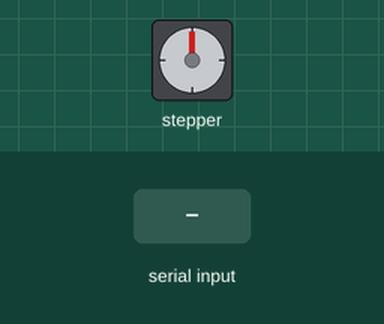
Recording of a sketch running on a simulated Arduino Uno, built with avr-gcc and run on an emulated ATmega328P. Shown: stepper motor. Wiring (inferred from the names in the program): stepper motor (200 steps per turn assumed): coils pin 6, pin 5, pin 2, pin 3. The test bench sets the inputs (shaded band). What the sketch prints to the serial monitor is not drawn.

Above: at 1.2 s.
1.3 s: "90,45\n" received over Serial
Timing chart, 0 to 10.8 s (numbered marks = the images above; inputs shaded):
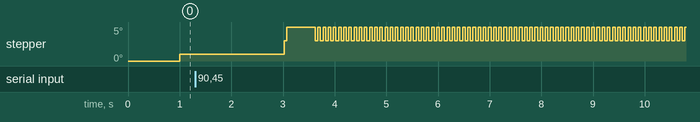

The sketch:

Wall_Clock1.6_ForwardDir.ino
```cpp
#include <SoftwareSerial.h>

#define ON_TIME 80
#define OFF_TIME 300

#define hw false
#define sw true

bool stoggle = false;       //condition for sec
bool mtoggle = false;
int scounter = 0;


bool toggle = false;
SoftwareSerial bt(10, 11);

#define base 200
#define coil1 6
#define coil2 5
#define coil3 2
#define coil4 3


int one = 0;            //one defines Minute_Hand
int two = 0;            //two defines Hour_Hand
bool Condition = true;  //Two Hands Working Condition
void setup() {

  Serial.begin(9600);
  bt.begin(9600);
  pinMode (coil1, OUTPUT);
  pinMode (coil2, OUTPUT);
  pinMode (coil3, OUTPUT);
  pinMode (coil4, OUTPUT);


}

void loop()
{


  Serial.println("IN_LOOP");

  if (Serial.available() > 0)
    processSerial(hw);
  else if (bt.available() > 0)
    processSerial(sw);
  else
  {
    OneSecond_Ticking();
  }
}

void processSerial(bool source)
{
  String inString;
  long difference;
  if (source == hw)
    inString = Serial.readString();
  else if (source == sw)
    inString = bt.readString();

  String dh = inString.substring(0, 2);
  String dm = inString.substring(2, 4);

  int destHours = dh.toInt();
  int destMins = dm.toInt();
  if ((destHours == 12) && (destMins >= 0))
  {
    difference = ((destHours - 12) * 360) + ((destMins - 00) * 6);
  }
  else
  {
    difference = ((destHours - 00) * 360) + ((destMins - 00) * 6);
  }

  Serial.println("Zero Setting Started");
  bt.println("Connected with Clock");
  while (Condition)
  {
    one = analogRead(A0);
    two = analogRead(A1);
    one = (one - base);
    one = abs(one);
    two = two - base;
    two = abs(two);
    Serial.println(one);
    Serial.println(two);

    digitalWrite(coil1, HIGH);
    digitalWrite(coil2, LOW);
    delay(40);
    digitalWrite(coil1, LOW);
    digitalWrite(coil2, LOW);
    delay(10);
    digitalWrite(coil1, LOW);
    digitalWrite(coil2, HIGH);
    delay(40);
    digitalWrite(coil1, LOW);
    digitalWrite(coil2, LOW);
    delay(10);

    if ((one >= 15) && (two >= 15))
    {
      Condition = false;

    }
  }

  Condition = true;

  if (source == hw)
  {

    Serial.print("Setting Time To:- ");
    Serial.print(destHours);
    Serial.print(":");
    Serial.println(destMins);
  }
  else
  {

    bt.print("Setting Time To:- ");
    bt.print(destHours);
    bt.print(":");
    bt.println(destMins);
  }

  delay(500);
 // if (difference > 0)
  {
    Serial.println("Travel Ahead...");
    for (int i = 0; i < difference; i++)
    {
      sweepOneSec(40);
      delay(10);

    }
  }
//  else if (difference < 0)
//  {
//    Serial.println("Travel Back...");
//    for (int i = 0; i < abs(difference); i++)
//    {
//      sweepOneSec(55);
//      delay(40);
//
//    }
//  }
}
void sweepOneSec(int onTime)
{
  if (toggle == false)
  {
    digitalWrite(coil1, HIGH);
    digitalWrite(coil2, LOW);
  }
  else
  {
    digitalWrite(coil1, LOW);
    digitalWrite(coil2, HIGH);
  }
  delay(onTime);
  toggle = !toggle;
  digitalWrite(coil1, LOW);
  digitalWrite(coil2, LOW);
}

void OneSecond_Ticking()
{

  if (stoggle == false)
  {
    digitalWrite(coil3, HIGH);
    digitalWrite(coil4, LOW);
    delay(60);
    digitalWrite(coil3, LOW);
    digitalWrite(coil4, LOW);
    delay(940);
    stoggle = true;
    scounter++;
  }
  else
  {
    digitalWrite(coil3, LOW);
    digitalWrite(coil4, HIGH);
    delay(60);
    digitalWrite(coil3, LOW);
    digitalWrite(coil4, LOW);
    delay(940);

    stoggle = false;
    scounter++;
  }

  if (scounter >= 10)
  {


    if (mtoggle == false)
    {
      digitalWrite(coil1, HIGH);
      digitalWrite(coil2, LOW);
      delay(50);
      digitalWrite(coil1, LOW);
      digitalWrite(coil2, LOW);
      delay(40);
      mtoggle = true;
      scounter = 0;
    }
    else
    {
      digitalWrite(coil1, LOW);
      digitalWrite(coil2, HIGH);
      delay(50);
      digitalWrite(coil1, LOW);
      digitalWrite(coil2, LOW);
      delay(40);

      mtoggle = false;
      scounter = 0;
    }

  }
}
```
